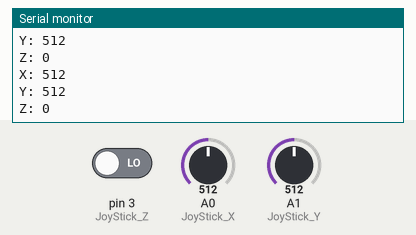
A sketch run on a simulated Arduino Uno, built with avr-gcc and run on an emulated ATmega328P. On the bench: the last lines printed to the serial monitor. Inputs (shaded band) come from the test bench; at power-on: A0 (JoyStick_X) = 512, A1 (JoyStick_Y) = 512, pin 3 (JoyStick_Z) LOW.

Above: at 1.2 s.
1.3 s: A0 (JoyStick_X) set to 716
At 1.57 s:
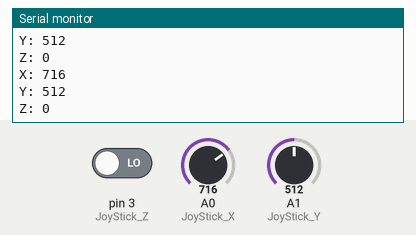
2.8 s: A1 (JoyStick_Y) set to 716
At 2.97 s:
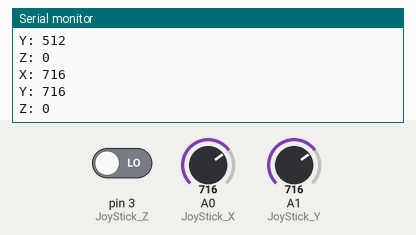
4.3 s: pin 3 (JoyStick_Z) driven HIGH
At 4.58 s:
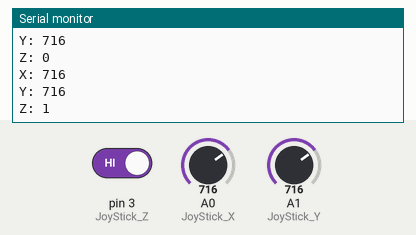
5.8 s: A0 (JoyStick_X) set to 900
At 5.99 s:
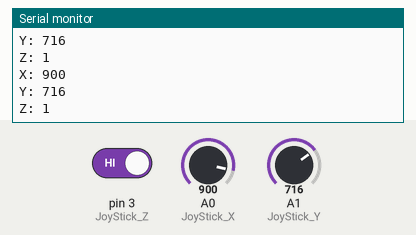
7.3 s: A1 (JoyStick_Y) set to 900
At 7.59 s:
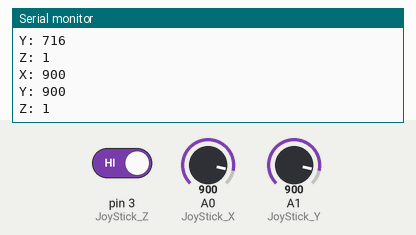
Timing chart, 0 to 9.8 s (numbered marks = the images above; inputs shaded):
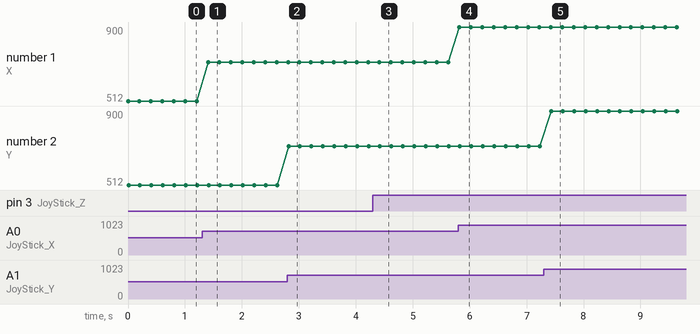

The sketch:

joystick.ino
```cpp
int JoyStick_X = 0;               // X Axis of Joystick
int JoyStick_Y = 1;               // Y Axis of Joystick
int JoyStick_Z = 3;               // Key of Joystick

void setup()
{
  pinMode(JoyStick_Z, INPUT);
  Serial.begin(9600);             // Set up Serial for the Console
}

void loop()
{
  int x,y,z;
  x=analogRead(JoyStick_X);
  y=analogRead(JoyStick_Y);
  z=digitalRead(JoyStick_Z);
  Serial.print("X: ");
  Serial.println(x ,DEC);
  Serial.print("Y: ");
  Serial.println(y ,DEC);
  Serial.print("Z: ");
  Serial.println(z ,DEC);
  delay(200);
}
```

Measured:
- after the input at 1.3 s, the serial monitor: prints a new line after 0.11 s (image 1)
- after the input at 2.8 s, the serial monitor: prints a new line at once (image 2)
- after the input at 4.3 s, the serial monitor: prints a new line after 0.13 s (image 3)
- after the input at 5.8 s, the serial monitor: prints a new line at once (image 4)
- after the input at 7.3 s, the serial monitor: prints a new line after 0.14 s (image 5)
- plotted number 1: 512 → 716 after the input at 1.3 s, 716 → 900 after the input at 5.8 s
